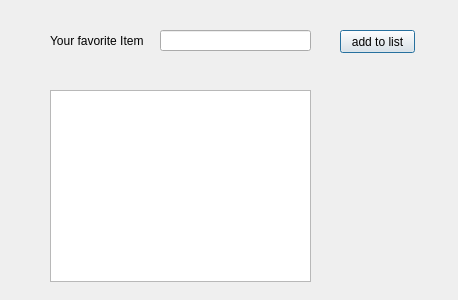
<?xml version="1.0" encoding="UTF-8"?>
<ui version="4.0">
 <class>Dialog</class>
 <widget class="QDialog" name="Dialog">
  <property name="geometry">
   <rect>
    <x>0</x>
    <y>0</y>
    <width>458</width>
    <height>300</height>
   </rect>
  </property>
  <property name="windowTitle">
   <string>Dialog</string>
  </property>
  <widget class="QLabel" name="label">
   <property name="geometry">
    <rect>
     <x>50</x>
     <y>30</y>
     <width>151</width>
     <height>21</height>
    </rect>
   </property>
   <property name="text">
    <string>Your favorite Item</string>
   </property>
  </widget>
  <widget class="QLineEdit" name="lineEdit">
   <property name="geometry">
    <rect>
     <x>160</x>
     <y>30</y>
     <width>151</width>
     <height>21</height>
    </rect>
   </property>
  </widget>
  <widget class="QPushButton" name="pushButton">
   <property name="geometry">
    <rect>
     <x>340</x>
     <y>30</y>
     <width>75</width>
     <height>23</height>
    </rect>
   </property>
   <property name="text">
    <string>add to list</string>
   </property>
  </widget>
  <widget class="QListWidget" name="listWidget">
   <property name="geometry">
    <rect>
     <x>50</x>
     <y>90</y>
     <width>261</width>
     <height>192</height>
    </rect>
   </property>
   <property name="selectionMode">
    <enum>QAbstractItemView::SingleSelection</enum>
   </property>
  </widget>
 </widget>
 <resources/>
 <connections/>
</ui>
